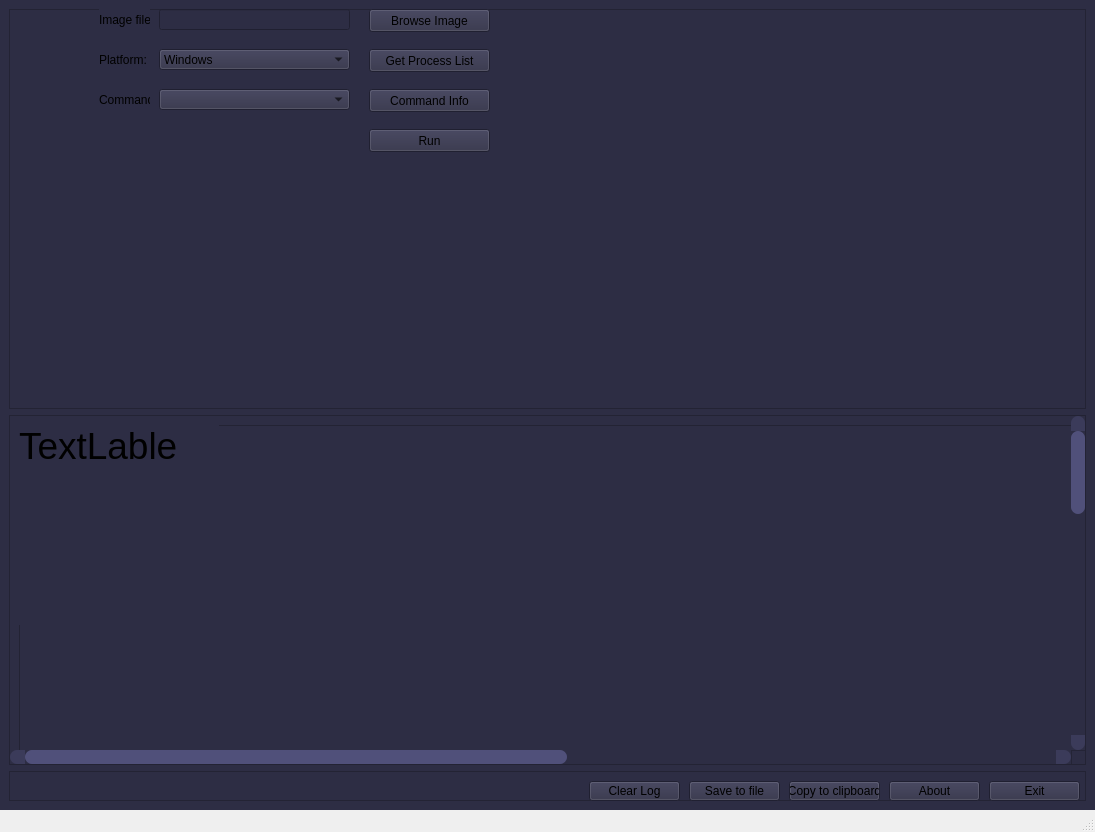
<?xml version="1.0" encoding="UTF-8"?>
<ui version="4.0">
 <class>MainWindow</class>
 <widget class="QMainWindow" name="MainWindow">
  <property name="geometry">
   <rect>
    <x>0</x>
    <y>0</y>
    <width>1095</width>
    <height>832</height>
   </rect>
  </property>
  <property name="minimumSize">
   <size>
    <width>0</width>
    <height>832</height>
   </size>
  </property>
  <property name="maximumSize">
   <size>
    <width>2000</width>
    <height>2000</height>
   </size>
  </property>
  <property name="windowTitle">
   <string>MainWindow</string>
  </property>
  <property name="styleSheet">
   <string notr="true">/*VERTICAL SCROLLBAR*/
QScrollBar:vertical {
	border:none;
	background-color: rgb(59, 59, 90);
    width:14px;
    margin:15px 0 15px 0;
    boder-radius:0px;
}

/*HANDLE BAT VERTICAL*/
QScrollBar::handle:vertical{
	background-color: rgb(80, 80, 122);
    min-height:30px;
    border-radius:7px;
}

QScrollBar::handle:vertical:hover {
  background-color:rgb(255,0,127);
}

QScrollBar::handle:vertical:pressed{
   background-color: rgb(185, 0, 92);
}

/*BTN TOP -SCROLLBAR*/
QScrollBar::sub-line:vertical {
  border:none;
  background-color: rgb(59, 59, 90);
  height:15px;
  border-top-left-radius:7px;
  border-top-right-radius:7px;
  subcontrol-position:top;
  subcontrol-origin:margin;
}

QScrollBar::sub-line:vertical:hover{
	background-color: rgb(255, 0, 127);
}

QScrollBar::sub-line:vertical:pressed{
	background-color: rgb(185, 0, 92);
}

/*BTN BOTTOM -SCROLLBAR*/
QScrollBar::add-line:vertical {
  border:none;
  background-color: rgb(59, 59, 90);
  height:15px;
  border-bottom-left-radius:7px;
  border-bottom-right-radius:7px;
  subcontrol-position:bottom;
  subcontrol-origin:margin;
}

QScrollBar::add-line:vertical:hover{
	background-color: rgb(255, 0, 127);
}

QScrollBar::add-line:vertical:pressed{
	background-color: rgb(185, 0, 92);
}


/*RESET ARROW*/
QScrollBar::up-arrow:vertical, QScrollBar::down-arrow:vertical{
  background:none;
}

QScrollBar::add-page:vertical, QScrollBar::sub-page:vertical{
  background:none;
}


/* HORIZONTAL SCROLLBAR*/
QScrollBar:horizontal {
   	border:none;
	background-color: rgb(59, 59, 90);
    height:14px;
    margin:0 15px 0 15px;
    boder-radius:0px;
}
QScrollBar::handle:horizontal {
    background-color: rgb(80, 80, 122);
    min-width:30px;
    border-radius:7px;
}

QScrollBar::handle:horizontal:hover {
  background-color:rgb(255,0,127);
}

QScrollBar::handle:horizontal:pressed{
   background-color: rgb(185, 0, 92);
}

QScrollBar::add-line:horizontal {
  border:none;
  background-color: rgb(59, 59, 90);
  width:15px;
  border-bottom-right-radius:7px;
  border-top-right-radius:7px;
  subcontrol-position:right;
  subcontrol-origin:margin;
}

QScrollBar::add-line:horizontal:hover{
	background-color: rgb(255, 0, 127);
}

QScrollBar::add-line:horizontal:pressed{
	background-color: rgb(185, 0, 92);
}

QScrollBar::sub-line:horizontal {
  border:none;
  background-color: rgb(59, 59, 90);
  width:15px;
  border-bottom-left-radius:7px;
  border-top-left-radius:7px;
  subcontrol-position:left;
  subcontrol-origin:margin;
}

QScrollBar::sub-line:horizontal:hover{
	background-color: rgb(255, 0, 127);
}

QScrollBar::sub-line:horizontal:pressed{
	background-color: rgb(185, 0, 92);
}

QScrollBar::up-arrow:horizontal, QScrollBar::down-arrow:horizontal
{
 background:none;
}
QScrollBar::add-page:horizontal, QScrollBar::sub-page:horizontal
{
 background:none;
}




</string>
  </property>
  <widget class="QWidget" name="centralwidget">
   <property name="styleSheet">
    <string notr="true">background-color: rgb(45, 45, 68);</string>
   </property>
   <layout class="QVBoxLayout" name="verticalLayout_2">
    <item>
     <widget class="QFrame" name="frame_2">
      <property name="frameShape">
       <enum>QFrame::StyledPanel</enum>
      </property>
      <property name="frameShadow">
       <enum>QFrame::Raised</enum>
      </property>
      <widget class="QPushButton" name="runButton">
       <property name="geometry">
        <rect>
         <x>360</x>
         <y>120</y>
         <width>121</width>
         <height>23</height>
        </rect>
       </property>
       <property name="text">
        <string>Run</string>
       </property>
      </widget>
      <widget class="QPushButton" name="runButton_4">
       <property name="geometry">
        <rect>
         <x>360</x>
         <y>0</y>
         <width>121</width>
         <height>23</height>
        </rect>
       </property>
       <property name="text">
        <string>Browse Image</string>
       </property>
      </widget>
      <widget class="QLabel" name="label_2">
       <property name="geometry">
        <rect>
         <x>90</x>
         <y>40</y>
         <width>51</width>
         <height>21</height>
        </rect>
       </property>
       <property name="text">
        <string>Platform:</string>
       </property>
      </widget>
      <widget class="QLabel" name="label_3">
       <property name="geometry">
        <rect>
         <x>90</x>
         <y>80</y>
         <width>51</width>
         <height>21</height>
        </rect>
       </property>
       <property name="text">
        <string>Command:</string>
       </property>
      </widget>
      <widget class="QLabel" name="label_4">
       <property name="geometry">
        <rect>
         <x>90</x>
         <y>0</y>
         <width>51</width>
         <height>21</height>
        </rect>
       </property>
       <property name="text">
        <string>Image file:</string>
       </property>
      </widget>
      <widget class="QPushButton" name="runButton_3">
       <property name="geometry">
        <rect>
         <x>360</x>
         <y>40</y>
         <width>121</width>
         <height>23</height>
        </rect>
       </property>
       <property name="text">
        <string>Get Process List</string>
       </property>
      </widget>
      <widget class="QComboBox" name="comboBox">
       <property name="geometry">
        <rect>
         <x>150</x>
         <y>40</y>
         <width>191</width>
         <height>21</height>
        </rect>
       </property>
       <item>
        <property name="text">
         <string>Windows</string>
        </property>
       </item>
       <item>
        <property name="text">
         <string>Linux</string>
        </property>
       </item>
       <item>
        <property name="text">
         <string>Mac</string>
        </property>
       </item>
      </widget>
      <widget class="QPushButton" name="runButton_2">
       <property name="geometry">
        <rect>
         <x>360</x>
         <y>80</y>
         <width>121</width>
         <height>23</height>
        </rect>
       </property>
       <property name="text">
        <string>Command Info</string>
       </property>
      </widget>
      <widget class="QComboBox" name="comboBox_2">
       <property name="geometry">
        <rect>
         <x>150</x>
         <y>80</y>
         <width>191</width>
         <height>21</height>
        </rect>
       </property>
      </widget>
      <widget class="QLineEdit" name="lineEdit">
       <property name="geometry">
        <rect>
         <x>150</x>
         <y>0</y>
         <width>191</width>
         <height>21</height>
        </rect>
       </property>
      </widget>
     </widget>
    </item>
    <item>
     <widget class="QScrollArea" name="scrollArea">
      <property name="maximumSize">
       <size>
        <width>16777215</width>
        <height>350</height>
       </size>
      </property>
      <property name="styleSheet">
       <string notr="true">QScrollBar:vertical {
	border:none;
	background:rgb(56, 56, 85);
}

QScrollBar:horizontal {
	border:none;
	background:rgb(56, 56, 85);
}
</string>
      </property>
      <property name="widgetResizable">
       <bool>true</bool>
      </property>
      <widget class="QWidget" name="scrollAreaWidgetContents">
       <property name="geometry">
        <rect>
         <x>0</x>
         <y>0</y>
         <width>2018</width>
         <height>1218</height>
        </rect>
       </property>
       <layout class="QVBoxLayout" name="verticalLayout">
        <item>
         <widget class="QFrame" name="frame">
          <property name="enabled">
           <bool>true</bool>
          </property>
          <property name="minimumSize">
           <size>
            <width>2000</width>
            <height>1200</height>
           </size>
          </property>
          <property name="styleSheet">
           <string notr="true"/>
          </property>
          <property name="frameShape">
           <enum>QFrame::StyledPanel</enum>
          </property>
          <property name="frameShadow">
           <enum>QFrame::Raised</enum>
          </property>
          <widget class="QLabel" name="label">
           <property name="geometry">
            <rect>
             <x>0</x>
             <y>0</y>
             <width>200</width>
             <height>200</height>
            </rect>
           </property>
           <property name="font">
            <font>
             <pointsize>28</pointsize>
            </font>
           </property>
           <property name="text">
            <string>TextLable</string>
           </property>
           <property name="alignment">
            <set>Qt::AlignLeading|Qt::AlignLeft|Qt::AlignTop</set>
           </property>
          </widget>
         </widget>
        </item>
       </layout>
      </widget>
     </widget>
    </item>
    <item>
     <widget class="QFrame" name="frame_3">
      <property name="maximumSize">
       <size>
        <width>16777215</width>
        <height>30</height>
       </size>
      </property>
      <property name="frameShape">
       <enum>QFrame::StyledPanel</enum>
      </property>
      <property name="frameShadow">
       <enum>QFrame::Raised</enum>
      </property>
      <widget class="QPushButton" name="runButton_6">
       <property name="geometry">
        <rect>
         <x>680</x>
         <y>10</y>
         <width>91</width>
         <height>20</height>
        </rect>
       </property>
       <property name="text">
        <string>Save to file</string>
       </property>
      </widget>
      <widget class="QPushButton" name="runButton_9">
       <property name="geometry">
        <rect>
         <x>880</x>
         <y>10</y>
         <width>91</width>
         <height>20</height>
        </rect>
       </property>
       <property name="text">
        <string>About</string>
       </property>
      </widget>
      <widget class="QPushButton" name="runButton_7">
       <property name="geometry">
        <rect>
         <x>780</x>
         <y>10</y>
         <width>91</width>
         <height>20</height>
        </rect>
       </property>
       <property name="text">
        <string>Copy to clipboard</string>
       </property>
      </widget>
      <widget class="QPushButton" name="runButton_8">
       <property name="geometry">
        <rect>
         <x>980</x>
         <y>10</y>
         <width>91</width>
         <height>20</height>
        </rect>
       </property>
       <property name="text">
        <string>Exit</string>
       </property>
      </widget>
      <widget class="QPushButton" name="runButton_5">
       <property name="geometry">
        <rect>
         <x>580</x>
         <y>10</y>
         <width>91</width>
         <height>20</height>
        </rect>
       </property>
       <property name="text">
        <string>Clear Log</string>
       </property>
      </widget>
     </widget>
    </item>
   </layout>
  </widget>
  <widget class="QMenuBar" name="menubar">
   <property name="geometry">
    <rect>
     <x>0</x>
     <y>0</y>
     <width>1095</width>
     <height>21</height>
    </rect>
   </property>
  </widget>
  <widget class="QStatusBar" name="statusbar"/>
 </widget>
 <resources/>
 <connections/>
</ui>
